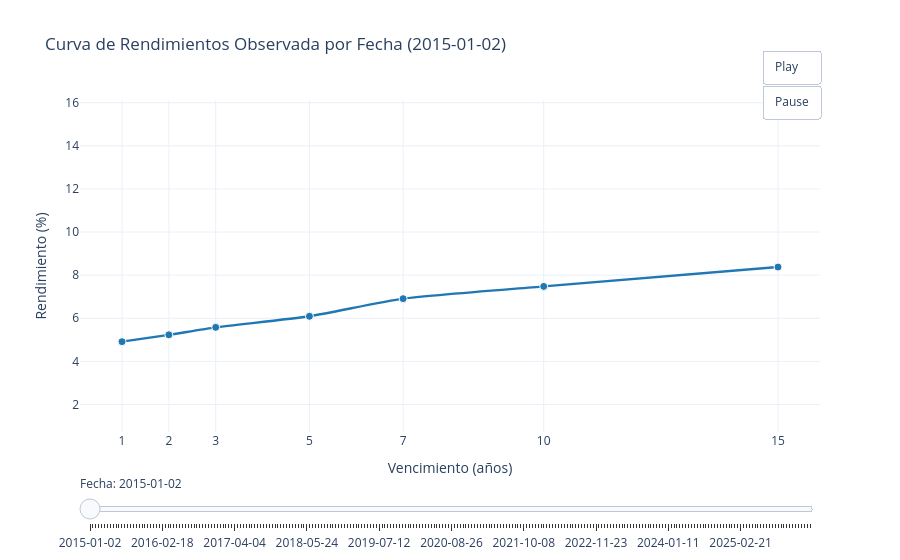

The notebook cell saved with this chart:
### Code cell
# gráfico animado de rendimientos observados por fecha (sin ajuste NS/NSS)
import pandas as pd
import numpy as np
import plotly.graph_objects as go

# vencimientos disponibles en la base actual
maturity_map = {
    1: "r_1yr",
    2: "r_2yr",
    3: "r_3yr",
    5: "r_5yr",
    7: "r_7yr",
    10: "r_10yr",
    15: "r_15yr",
}
maturities = np.array(list(maturity_map.keys()))
yield_cols = [maturity_map[m] for m in maturities]

# preparar datos
df_points = df[["fecha"] + yield_cols].copy()
df_points["fecha"] = pd.to_datetime(df_points["fecha"], errors="coerce")
df_points = df_points.dropna(subset=["fecha"]).sort_values("fecha").reset_index(drop=True)

# reducir cantidad de frames para mantener fluidez
date_step = 1
df_points = df_points.iloc[::date_step].reset_index(drop=True)

max_frames = 250
if len(df_points) > max_frames:
    idx = np.linspace(0, len(df_points) - 1, max_frames, dtype=int)
    df_points = df_points.iloc[idx].reset_index(drop=True)

if df_points.empty:
    raise ValueError("No hay filas válidas para construir el gráfico de rendimientos.")

frames = []
for _, row in df_points.iterrows():
    yvals = row[yield_cols].astype(float).values
    valid_mask = ~np.isnan(yvals)

    x_obs = maturities[valid_mask]
    y_obs = yvals[valid_mask]

    frame_name = row["fecha"].strftime("%Y-%m-%d")

    frames.append(
        go.Frame(
            name=frame_name,
            data=[
                go.Scatter(
                    x=x_obs,
                    y=y_obs,
                    mode="lines+markers",
                    name="Curva observada",
                    line=dict(width=2.4, color="#1f77b4", shape="spline", smoothing=0.55),
                    marker=dict(size=8, color="#1f77b4", line=dict(width=1, color="#ffffff")),
                )
            ],
        )
    )

# figura base con el primer frame
fig = go.Figure(data=frames[0].data, frames=frames)

slider_steps = [
    {
        "args": [[fr.name], {"frame": {"duration": 0, "redraw": True}, "mode": "immediate"}],
        "label": fr.name,
        "method": "animate",
    }
    for fr in frames
]

# rango dinámico del eje y
ymin = float(np.nanmin(df_points[yield_cols].values))
ymax = float(np.nanmax(df_points[yield_cols].values))
pad = (ymax - ymin) * 0.08 if ymax > ymin else 0.5

fig.update_layout(
    title=f"Curva de Rendimientos Observada por Fecha ({frames[0].name})",
    xaxis_title="Vencimiento (años)",
    yaxis_title="Rendimiento (%)",
    xaxis=dict(tickmode="array", tickvals=maturities),
    yaxis=dict(range=[ymin - pad, ymax + pad]),
    template="plotly_white",
    hovermode="x unified",
    sliders=[
        {
            "active": 0,
            "currentvalue": {"prefix": "Fecha: "},
            "pad": {"t": 40},
            "steps": slider_steps,
        }
    ],
    updatemenus=[
        {
            "type": "buttons",
            "showactive": False,
            "x": 1.0,
            "y": 1.15,
            "xanchor": "right",
            "yanchor": "top",
            "buttons": [
                {
                    "label": "Play",
                    "method": "animate",
                    "args": [
                        None,
                        {
                            "frame": {"duration": 140, "redraw": True},
                            "fromcurrent": True,
                            "transition": {"duration": 0},
                        },
                    ],
                },
                {
                    "label": "Pause",
                    "method": "animate",
                    "args": [[None], {"frame": {"duration": 0, "redraw": False}, "mode": "immediate"}],
                },
            ],
        }
    ],
)

fig.show()

### Figure 1 — Plotly figure (JSON) as saved in the notebook; plotly's stock layout.template omitted (floating-point values rounded to 4 significant figures)
{"data": [{"line": {"color": "#1f77b4", "shape": "spline", "smoothing": 0.55, "width": 2.4}, "marker": {"color": "#1f77b4", "line": {"color": "#ffffff", "width": 1}, "size": 8}, "mode": "lines+markers", "name": "Curva observada", "type": "scatter", "x": [1, 2, 3, 5, 7, 10, 15], "y": [4.915, 5.232, 5.579, 6.092, 6.909, 7.479, 8.375]}], "layout": {"hovermode": "x unified", "sliders": [{"active": 0, "currentvalue": {"prefix": "Fecha: "}, "pad": {"t": 40}, "steps": [{"args": [["2015-01-02"], {"frame": {"duration": 0, "redraw": true}, "mode": "immediate"}], "label": "2015-01-02", "method": "animate"}, {"args": [["2015-01-19"], {"frame": {"duration": 0, "redraw": true}, "mode": "immediate"}], "label": "2015-01-19", "method": "animate"}, {"args": [["2015-02-03"], {"frame": {"duration": 0, "redraw": true}, "mode": "immediate"}], "label": "2015-02-03", "method": "animate"}, {"args": [["2015-02-18"], {"frame": {"duration": 0, "redraw": true}, "mode": "immediate"}], "label": "2015-02-18", "method": "animate"}, {"args": [["2015-03-05"], {"frame": {"duration": 0, "redraw": true}, "mode": "immediate"}], "label": "2015-03-05", "method": "animate"}, {"args": [["2015-03-20"], {"frame": {"duration": 0, "redraw": true}, "mode": "immediate"}], "label": "2015-03-20", "method": "animate"}, {"args": [["2015-04-09"], {"frame": {"duration": 0, "redraw": true}, "mode": "immediate"}], "label": "2015-04-09", "method": "animate"}, {"args": [["2015-04-24"], {"frame": {"duration": 0, "redraw": true}, "mode": "immediate"}], "label": "2015-04-24", "method": "animate"}, {"args": [["2015-05-12"], {"frame": {"duration": 0, "redraw": true}, "mode": "immediate"}], "label": "2015-05-12", "method": "animate"}, {"args": [["2015-05-28"], {"frame": {"duration": 0, "redraw": true}, "mode": "immediate"}], "label": "2015-05-28", "method": "animate"}, {"args": [["2015-06-16"], {"frame": {"duration": 0, "redraw": true}, "mode": "immediate"}], "label": "2015-06-16", "method": "animate"}, {"args": [["2015-07-02"], {"frame": {"duration": 0, "redraw": true}, "mode": "immediate"}], "label": "2015-07-02", "method": "animate"}, {"args": [["2015-07-17"], {"frame": {"duration": 0, "redraw": true}, "mode": "immediate"}], "label": "2015-07-17", "method": "animate"}, {"args": [["2015-08-04"], {"frame": {"duration": 0, "redraw": true}, "mode": "immediate"}], "label": "2015-08-04", "method": "animate"}, {"args": [["2015-08-21"], {"frame": {"duration": 0, "redraw": true}, "mode": "immediate"}], "label": "2015-08-21", "method": "animate"}, {"args": [["2015-09-07"], {"frame": {"duration": 0, "redraw": true}, "mode": "immediate"}], "label": "2015-09-07", "method": "animate"}, {"args": [["2015-09-22"], {"frame": {"duration": 0, "redraw": true}, "mode": "immediate"}], "label": "2015-09-22", "method": "animate"}, {"args": [["2015-10-07"], {"frame": {"duration": 0, "redraw": true}, "mode": "immediate"}], "label": "2015-10-07", "method": "animate"}, {"args": [["2015-10-23"], {"frame": {"duration": 0, "redraw": true}, "mode": "immediate"}], "label": "2015-10-23", "method": "animate"}, {"args": [["2015-11-10"], {"frame": {"duration": 0, "redraw": true}, "mode": "immediate"}], "label": "2015-11-10", "method": "animate"}, {"args": [["2015-11-26"], {"frame": {"duration": 0, "redraw": true}, "mode": "immediate"}], "label": "2015-11-26", "method": "animate"}, {"args": [["2015-12-11"], {"frame": {"duration": 0, "redraw": true}, "mode": "immediate"}], "label": "2015-12-11", "method": "animate"}, {"args": [["2015-12-30"], {"frame": {"duration": 0, "redraw": true}, "mode": "immediate"}], "label": "2015-12-30", "method": "animate"}, {"args": [["2016-01-19"], {"frame": {"duration": 0, "redraw": true}, "mode": "immediate"}], "label": "2016-01-19", "method": "animate"}, {"args": [["2016-02-03"], {"frame": {"duration": 0, "redraw": true}, "mode": "immediate"}], "label": "2016-02-03", "method": "animate"}, {"args": [["2016-02-18"], {"frame": {"duration": 0, "redraw": true}, "mode": "immediate"}], "label": "2016-02-18", "method": "animate"}, {"args": [["2016-03-04"], {"frame": {"duration": 0, "redraw": true}, "mode": "immediate"}], "label": "2016-03-04", "method": "animate"}, {"args": [["2016-03-22"], {"frame": {"duration": 0, "redraw": true}, "mode": "immediate"}], "label": "2016-03-22", "method": "animate"}, {"args": [["2016-04-08"], {"frame": {"duration": 0, "redraw": true}, "mode": "immediate"}], "label": "2016-04-08", "method": "animate"}, {"args": [["2016-04-25"], {"frame": {"duration": 0, "redraw": true}, "mode": "immediate"}], "label": "2016-04-25", "method": "animate"}, {"args": [["2016-05-11"], {"frame": {"duration": 0, "redraw": true}, "mode": "immediate"}], "label": "2016-05-11", "method": "animate"}, {"args": [["2016-05-26"], {"frame": {"duration": 0, "redraw": true}, "mode": "immediate"}], "label": "2016-05-26", "method": "animate"}, {"args": [["2016-06-14"], {"frame": {"duration": 0, "redraw": true}, "mode": "immediate"}], "label": "2016-06-14", "method": "animate"}, {"args": [["2016-06-29"], {"frame": {"duration": 0, "redraw": true}, "mode": "immediate"}], "label": "2016-06-29", "method": "animate"}, {"args": [["2016-07-15"], {"frame": {"duration": 0, "redraw": true}, "mode": "immediate"}], "label": "2016-07-15", "method": "animate"}, {"args": [["2016-08-02"], {"frame": {"duration": 0, "redraw": true}, "mode": "immediate"}], "label": "2016-08-02", "method": "animate"}, {"args": [["2016-08-18"], {"frame": {"duration": 0, "redraw": true}, "mode": "immediate"}], "label": "2016-08-18", "method": "animate"}, {"args": [["2016-09-02"], {"frame": {"duration": 0, "redraw": true}, "mode": "immediate"}], "label": "2016-09-02", "method": "animate"}, {"args": [["2016-09-19"], {"frame": {"duration": 0, "redraw": true}, "mode": "immediate"}], "label": "2016-09-19", "method": "animate"}, {"args": [["2016-10-04"], {"frame": {"duration": 0, "redraw": true}, "mode": "immediate"}], "label": "2016-10-04", "method": "animate"}, {"args": [["2016-10-20"], {"frame": {"duration": 0, "redraw": true}, "mode": "immediate"}], "label": "2016-10-20", "method": "animate"}, {"args": [["2016-11-04"], {"frame": {"duration": 0, "redraw": true}, "mode": "immediate"}], "label": "2016-11-04", "method": "animate"}, {"args": [["2016-11-22"], {"frame": {"duration": 0, "redraw": true}, "mode": "immediate"}], "label": "2016-11-22", "method": "animate"}, {"args": [["2016-12-07"], {"frame": {"duration": 0, "redraw": true}, "mode": "immediate"}], "label": "2016-12-07", "method": "animate"}, {"args": [["2016-12-27"], {"frame": {"duration": 0, "redraw": true}, "mode": "immediate"}], "label": "2016-12-27", "method": "animate"}, {"args": [["2017-01-16"], {"frame": {"duration": 0, "redraw": true}, "mode": "immediate"}], "label": "2017-01-16", "method": "animate"}, {"args": [["2017-01-31"], {"frame": {"duration": 0, "redraw": true}, "mode": "immediate"}], "label": "2017-01-31", "method": "animate"}, {"args": [["2017-02-15"], {"frame": {"duration": 0, "redraw": true}, "mode": "immediate"}], "label": "2017-02-15", "method": "animate"}, {"args": [["2017-03-02"], {"frame": {"duration": 0, "redraw": true}, "mode": "immediate"}], "label": "2017-03-02", "method": "animate"}, {"args": [["2017-03-17"], {"frame": {"duration": 0, "redraw": true}, "mode": "immediate"}], "label": "2017-03-17", "method": "animate"}, {"args": [["2017-04-04"], {"frame": {"duration": 0, "redraw": true}, "mode": "immediate"}], "label": "2017-04-04", "method": "animate"}, {"args": [["2017-04-21"], {"frame": {"duration": 0, "redraw": true}, "mode": "immediate"}], "label": "2017-04-21", "method": "animate"}, {"args": [["2017-05-09"], {"frame": {"duration": 0, "redraw": true}, "mode": "immediate"}], "label": "2017-05-09", "method": "animate"}, {"args": [["2017-05-24"], {"frame": {"duration": 0, "redraw": true}, "mode": "immediate"}], "label": "2017-05-24", "method": "animate"}, {"args": [["2017-06-09"], {"frame": {"duration": 0, "redraw": true}, "mode": "immediate"}], "label": "2017-06-09", "method": "animate"}, {"args": [["2017-06-28"], {"frame": {"duration": 0, "redraw": true}, "mode": "immediate"}], "label": "2017-06-28", "method": "animate"}, {"args": [["2017-07-14"], {"frame": {"duration": 0, "redraw": true}, "mode": "immediate"}], "label": "2017-07-14", "method": "animate"}, {"args": [["2017-08-01"], {"frame": {"duration": 0, "redraw": true}, "mode": "immediate"}], "label": "2017-08-01", "method": "animate"}, {"args": [["2017-08-17"], {"frame": {"duration": 0, "redraw": true}, "mode": "immediate"}], "label": "2017-08-17", "method": "animate"}, {"args": [["2017-09-04"], {"frame": {"duration": 0, "redraw": true}, "mode": "immediate"}], "label": "2017-09-04", "method": "animate"}, {"args": [["2017-09-19"], {"frame": {"duration": 0, "redraw": true}, "mode": "immediate"}], "label": "2017-09-19", "method": "animate"}, {"args": [["2017-10-04"], {"frame": {"duration": 0, "redraw": true}, "mode": "immediate"}], "label": "2017-10-04", "method": "animate"}, {"args": [["2017-10-20"], {"frame": {"duration": 0, "redraw": true}, "mode": "immediate"}], "label": "2017-10-20", "method": "animate"}, {"args": [["2017-11-03"], {"frame": {"duration": 0, "redraw": true}, "mode": "immediate"}], "label": "2017-11-03", "method": "animate"}, {"args": [["2017-11-22"], {"frame": {"duration": 0, "redraw": true}, "mode": "immediate"}], "label": "2017-11-22", "method": "animate"}, {"args": [["2017-12-07"], {"frame": {"duration": 0, "redraw": true}, "mode": "immediate"}], "label": "2017-12-07", "method": "animate"}, {"args": [["2017-12-26"], {"frame": {"duration": 0, "redraw": true}, "mode": "immediate"}], "label": "2017-12-26", "method": "animate"}, {"args": [["2018-01-15"], {"frame": {"duration": 0, "redraw": true}, "mode": "immediate"}], "label": "2018-01-15", "method": "animate"}, {"args": [["2018-01-30"], {"frame": {"duration": 0, "redraw": true}, "mode": "immediate"}], "label": "2018-01-30", "method": "animate"}, {"args": [["2018-02-14"], {"frame": {"duration": 0, "redraw": true}, "mode": "immediate"}], "label": "2018-02-14", "method": "animate"}, {"args": [["2018-03-01"], {"frame": {"duration": 0, "redraw": true}, "mode": "immediate"}], "label": "2018-03-01", "method": "animate"}, {"args": [["2018-03-16"], {"frame": {"duration": 0, "redraw": true}, "mode": "immediate"}], "label": "2018-03-16", "method": "animate"}, {"args": [["2018-04-05"], {"frame": {"duration": 0, "redraw": true}, "mode": "immediate"}], "label": "2018-04-05", "method": "animate"}, {"args": [["2018-04-20"], {"frame": {"duration": 0, "redraw": true}, "mode": "immediate"}], "label": "2018-04-20", "method": "animate"}, {"args": [["2018-05-08"], {"frame": {"duration": 0, "redraw": true}, "mode": "immediate"}], "label": "2018-05-08", "method": "animate"}, {"args": [["2018-05-24"], {"frame": {"duration": 0, "redraw": true}, "mode": "immediate"}], "label": "2018-05-24", "method": "animate"}, {"args": [["2018-06-12"], {"frame": {"duration": 0, "redraw": true}, "mode": "immediate"}], "label": "2018-06-12", "method": "animate"}, {"args": [["2018-06-27"], {"frame": {"duration": 0, "redraw": true}, "mode": "immediate"}], "label": "2018-06-27", "method": "animate"}, {"args": [["2018-07-13"], {"frame": {"duration": 0, "redraw": true}, "mode": "immediate"}], "label": "2018-07-13", "method": "animate"}, {"args": [["2018-07-31"], {"frame": {"duration": 0, "redraw": true}, "mode": "immediate"}], "label": "2018-07-31", "method": "animate"}, {"args": [["2018-08-16"], {"frame": {"duration": 0, "redraw": true}, "mode": "immediate"}], "label": "2018-08-16", "method": "animate"}, {"args": [["2018-09-03"], {"frame": {"duration": 0, "redraw": true}, "mode": "immediate"}], "label": "2018-09-03", "method": "animate"}, {"args": [["2018-09-18"], {"frame": {"duration": 0, "redraw": true}, "mode": "immediate"}], "label": "2018-09-18", "method": "animate"}, {"args": [["2018-10-03"], {"frame": {"duration": 0, "redraw": true}, "mode": "immediate"}], "label": "2018-10-03", "method": "animate"}, {"args": [["2018-10-18"], {"frame": {"duration": 0, "redraw": true}, "mode": "immediate"}], "label": "2018-10-18", "method": "animate"}, {"args": [["2018-11-02"], {"frame": {"duration": 0, "redraw": true}, "mode": "immediate"}], "label": "2018-11-02", "method": "animate"}, {"args": [["2018-11-21"], {"frame": {"duration": 0, "redraw": true}, "mode": "immediate"}], "label": "2018-11-21", "method": "animate"}, {"args": [["2018-12-06"], {"frame": {"duration": 0, "redraw": true}, "mode": "immediate"}], "label": "2018-12-06", "method": "animate"}, {"args": [["2018-12-21"], {"frame": {"duration": 0, "redraw": true}, "mode": "immediate"}], "label": "2018-12-21", "method": "animate"}, {"args": [["2019-01-15"], {"frame": {"duration": 0, "redraw": true}, "mode": "immediate"}], "label": "2019-01-15", "method": "animate"}, {"args": [["2019-01-30"], {"frame": {"duration": 0, "redraw": true}, "mode": "immediate"}], "label": "2019-01-30", "method": "animate"}, {"args": [["2019-02-14"], {"frame": {"duration": 0, "redraw": true}, "mode": "immediate"}], "label": "2019-02-14", "method": "animate"}, {"args": [["2019-03-01"], {"frame": {"duration": 0, "redraw": true}, "mode": "immediate"}], "label": "2019-03-01", "method": "animate"}, {"args": [["2019-03-18"], {"frame": {"duration": 0, "redraw": true}, "mode": "immediate"}], "label": "2019-03-18", "method": "animate"}, {"args": [["2019-04-03"], {"frame": {"duration": 0, "redraw": true}, "mode": "immediate"}], "label": "2019-04-03", "method": "animate"}, {"args": [["2019-04-22"], {"frame": {"duration": 0, "redraw": true}, "mode": "immediate"}], "label": "2019-04-22", "method": "animate"}, {"args": [["2019-05-08"], {"frame": {"duration": 0, "redraw": true}, "mode": "immediate"}], "label": "2019-05-08", "method": "animate"}, {"args": [["2019-05-23"], {"frame": {"duration": 0, "redraw": true}, "mode": "immediate"}], "label": "2019-05-23", "method": "animate"}, {"args": [["2019-06-10"], {"frame": {"duration": 0, "redraw": true}, "mode": "immediate"}], "label": "2019-06-10", "method": "animate"}, {"args": [["2019-06-26"], {"frame": {"duration": 0, "redraw": true}, "mode": "immediate"}], "label": "2019-06-26", "method": "animate"}, {"args": [["2019-07-12"], {"frame": {"duration": 0, "redraw": true}, "mode": "immediate"}], "label": "2019-07-12", "method": "animate"}, {"args": [["2019-07-29"], {"frame": {"duration": 0, "redraw": true}, "mode": "immediate"}], "label": "2019-07-29", "method": "animate"}, {"args": [["2019-08-14"], {"frame": {"duration": 0, "redraw": true}, "mode": "immediate"}], "label": "2019-08-14", "method": "animate"}, {"args": [["2019-08-30"], {"frame": {"duration": 0, "redraw": true}, "mode": "immediate"}], "label": "2019-08-30", "method": "animate"}, {"args": [["2019-09-13"], {"frame": {"duration": 0, "redraw": true}, "mode": "immediate"}], "label": "2019-09-13", "method": "animate"}, {"args": [["2019-09-30"], {"frame": {"duration": 0, "redraw": true}, "mode": "immediate"}], "label": "2019-09-30", "method": "animate"}, {"args": [["2019-10-16"], {"frame": {"duration": 0, "redraw": true}, "mode": "immediate"}], "label": "2019-10-16", "method": "animate"}, {"args": [["2019-10-31"], {"frame": {"duration": 0, "redraw": true}, "mode": "immediate"}], "label": "2019-10-31", "method": "animate"}, {"args": [["2019-11-19"], {"frame": {"duration": 0, "redraw": true}, "mode": "immediate"}], "label": "2019-11-19", "method": "animate"}, {"args": [["2019-12-04"], {"frame": {"duration": 0, "redraw": true}, "mode": "immediate"}], "label": "2019-12-04", "method": "animate"}, {"args": [["2019-12-19"], {"frame": {"duration": 0, "redraw": true}, "mode": "immediate"}], "label": "2019-12-19", "method": "animate"}, {"args": [["2020-01-09"], {"frame": {"duration": 0, "redraw": true}, "mode": "immediate"}], "label": "2020-01-09", "method": "animate"}, {"args": [["2020-01-24"], {"frame": {"duration": 0, "redraw": true}, "mode": "immediate"}], "label": "2020-01-24", "method": "animate"}, {"args": [["2020-02-10"], {"frame": {"duration": 0, "redraw": true}, "mode": "immediate"}], "label": "2020-02-10", "method": "animate"}, {"args": [["2020-02-25"], {"frame": {"duration": 0, "redraw": true}, "mode": "immediate"}], "label": "2020-02-25", "method": "animate"}, {"args": [["2020-03-11"], {"frame": {"duration": 0, "redraw": true}, "mode": "immediate"}], "label": "2020-03-11", "method": "animate"}, {"args": [["2020-03-27"], {"frame": {"duration": 0, "redraw": true}, "mode": "immediate"}], "label": "2020-03-27", "method": "animate"}, {"args": [["2020-04-15"], {"frame": {"duration": 0, "redraw": true}, "mode": "immediate"}], "label": "2020-04-15", "method": "animate"}, {"args": [["2020-04-30"], {"frame": {"duration": 0, "redraw": true}, "mode": "immediate"}], "label": "2020-04-30", "method": "animate"}, {"args": [["2020-05-18"], {"frame": {"duration": 0, "redraw": true}, "mode": "immediate"}], "label": "2020-05-18", "method": "animate"}, {"args": [["2020-06-03"], {"frame": {"duration": 0, "redraw": true}, "mode": "immediate"}], "label": "2020-06-03", "method": "animate"}, {"args": [["2020-06-19"], {"frame": {"duration": 0, "redraw": true}, "mode": "immediate"}], "label": "2020-06-19", "method": "animate"}, {"args": [["2020-07-08"], {"frame": {"duration": 0, "redraw": true}, "mode": "immediate"}], "label": "2020-07-08", "method": "animate"}, {"args": [["2020-07-24"], {"frame": {"duration": 0, "redraw": true}, "mode": "immediate"}], "label": "2020-07-24", "method": "animate"}, {"args": [["2020-08-11"], {"frame": {"duration": 0, "redraw": true}, "mode": "immediate"}], "label": "2020-08-11", "method": "animate"}, {"args": [["2020-08-26"], {"frame": {"duration": 0, "redraw": true}, "mode": "immediate"}], "label": "2020-08-26", "method": "animate"}, {"args": [["2020-09-10"], {"frame": {"duration": 0, "redraw": true}, "mode": "immediate"}], "label": "2020-09-10", "method": "animate"}, {"args": [["2020-09-25"], {"frame": {"duration": 0, "redraw": true}, "mode": "immediate"}], "label": "2020-09-25", "method": "animate"}, {"args": [["2020-10-13"], {"frame": {"duration": 0, "redraw": true}, "mode": "immediate"}], "label": "2020-10-13", "method": "animate"}, {"args": [["2020-10-28"], {"frame": {"duration": 0, "redraw": true}, "mode": "immediate"}], "label": "2020-10-28", "method": "animate"}, {"args": [["2020-11-13"], {"frame": {"duration": 0, "redraw": true}, "mode": "immediate"}], "label": "2020-11-13", "method": "animate"}, {"args": [["2020-12-01"], {"frame": {"duration": 0, "redraw": true}, "mode": "immediate"}], "label": "2020-12-01", "method": "animate"}, {"args": [["2020-12-17"], {"frame": {"duration": 0, "redraw": true}, "mode": "immediate"}], "label": "2020-12-17", "method": "animate"}, {"args": [["2021-01-07"], {"frame": {"duration": 0, "redraw": true}, "mode": "immediate"}], "label": "2021-01-07", "method": "animate"}, {"args": [["2021-01-25"], {"frame": {"duration": 0, "redraw": true}, "mode": "immediate"}], "label": "2021-01-25", "method": "animate"}, {"args": [["2021-02-09"], {"frame": {"duration": 0, "redraw": true}, "mode": "immediate"}], "label": "2021-02-09", "method": "animate"}, {"args": [["2021-02-24"], {"frame": {"duration": 0, "redraw": true}, "mode": "immediate"}], "label": "2021-02-24", "method": "animate"}, {"args": [["2021-03-11"], {"frame": {"duration": 0, "redraw": true}, "mode": "immediate"}], "label": "2021-03-11", "method": "animate"}, {"args": [["2021-03-29"], {"frame": {"duration": 0, "redraw": true}, "mode": "immediate"}], "label": "2021-03-29", "method": "animate"}, {"args": [["2021-04-15"], {"frame": {"duration": 0, "redraw": true}, "mode": "immediate"}], "label": "2021-04-15", "method": "animate"}, {"args": [["2021-04-30"], {"frame": {"duration": 0, "redraw": true}, "mode": "immediate"}], "label": "2021-04-30", "method": "animate"}, {"args": [["2021-05-18"], {"frame": {"duration": 0, "redraw": true}, "mode": "immediate"}], "label": "2021-05-18", "method": "animate"}, {"args": [["2021-06-02"], {"frame": {"duration": 0, "redraw": true}, "mode": "immediate"}], "label": "2021-06-02", "method": "animate"}, {"args": [["2021-06-21"], {"frame": {"duration": 0, "redraw": true}, "mode": "immediate"}], "label": "2021-06-21", "method": "animate"}, {"args": [["2021-07-07"], {"frame": {"duration": 0, "redraw": true}, "mode": "immediate"}], "label": "2021-07-07", "method": "animate"}, {"args": [["2021-07-23"], {"frame": {"duration": 0, "redraw": true}, "mode": "immediate"}], "label": "2021-07-23", "method": "animate"}, {"args": [["2021-08-06"], {"frame": {"duration": 0, "redraw": true}, "mode": "immediate"}], "label": "2021-08-06", "method": "animate"}, {"args": [["2021-08-24"], {"frame": {"duration": 0, "redraw": true}, "mode": "immediate"}], "label": "2021-08-24", "method": "animate"}, {"args": [["2021-09-08"], {"frame": {"duration": 0, "redraw": true}, "mode": "immediate"}], "label": "2021-09-08", "method": "animate"}, {"args": [["2021-09-23"], {"frame": {"duration": 0, "redraw": true}, "mode": "immediate"}], "label": "2021-09-23", "method": "animate"}, {"args": [["2021-10-08"], {"frame": {"duration": 0, "redraw": true}, "mode": "immediate"}], "label": "2021-10-08", "method": "animate"}, {"args": [["2021-10-26"], {"frame": {"duration": 0, "redraw": true}, "mode": "immediate"}], "label": "2021-10-26", "method": "animate"}, {"args": [["2021-11-11"], {"frame": {"duration": 0, "redraw": true}, "mode": "immediate"}], "label": "2021-11-11", "method": "animate"}, {"args": [["2021-11-29"], {"frame": {"duration": 0, "redraw": true}, "mode": "immediate"}], "label": "2021-11-29", "method": "animate"}, {"args": [["2021-12-15"], {"frame": {"duration": 0, "redraw": true}, "mode": "immediate"}], "label": "2021-12-15", "method": "animate"}, {"args": [["2022-01-03"], {"frame": {"duration": 0, "redraw": true}, "mode": "immediate"}], "label": "2022-01-03", "method": "animate"}, {"args": [["2022-01-19"], {"frame": {"duration": 0, "redraw": true}, "mode": "immediate"}], "label": "2022-01-19", "method": "animate"}, {"args": [["2022-02-03"], {"frame": {"duration": 0, "redraw": true}, "mode": "immediate"}], "label": "2022-02-03", "method": "animate"}, {"args": [["2022-02-18"], {"frame": {"duration": 0, "redraw": true}, "mode": "immediate"}], "label": "2022-02-18", "method": "animate"}, {"args": [["2022-03-07"], {"frame": {"duration": 0, "redraw": true}, "mode": "immediate"}], "label": "2022-03-07", "method": "animate"}, {"args": [["2022-03-23"], {"frame": {"duration": 0, "redraw": true}, "mode": "immediate"}], "label": "2022-03-23", "method": "animate"}, {"args": [["2022-04-07"], {"frame": {"duration": 0, "redraw": true}, "mode": "immediate"}], "label": "2022-04-07", "method": "animate"}, {"args": [["2022-04-26"], {"frame": {"duration": 0, "redraw": true}, "mode": "immediate"}], "label": "2022-04-26", "method": "animate"}, {"args": [["2022-05-11"], {"frame": {"duration": 0, "redraw": true}, "mode": "immediate"}], "label": "2022-05-11", "method": "animate"}, {"args": [["2022-05-26"], {"frame": {"duration": 0, "redraw": true}, "mode": "immediate"}], "label": "2022-05-26", "method": "animate"}, {"args": [["2022-06-13"], {"frame": {"duration": 0, "redraw": true}, "mode": "immediate"}], "label": "2022-06-13", "method": "animate"}, {"args": [["2022-06-30"], {"frame": {"duration": 0, "redraw": true}, "mode": "immediate"}], "label": "2022-06-30", "method": "animate"}, {"args": [["2022-07-15"], {"frame": {"duration": 0, "redraw": true}, "mode": "immediate"}], "label": "2022-07-15", "method": "animate"}, {"args": [["2022-08-02"], {"frame": {"duration": 0, "redraw": true}, "mode": "immediate"}], "label": "2022-08-02", "method": "animate"}, {"args": [["2022-08-18"], {"frame": {"duration": 0, "redraw": true}, "mode": "immediate"}], "label": "2022-08-18", "method": "animate"}, {"args": [["2022-09-02"], {"frame": {"duration": 0, "redraw": true}, "mode": "immediate"}], "label": "2022-09-02", "method": "animate"}, {"args": [["2022-09-19"], {"frame": {"duration": 0, "redraw": true}, "mode": "immediate"}], "label": "2022-09-19", "method": "animate"}, {"args": [["2022-10-04"], {"frame": {"duration": 0, "redraw": true}, "mode": "immediate"}], "label": "2022-10-04", "method": "animate"}, {"args": [["2022-10-20"], {"frame": {"duration": 0, "redraw": true}, "mode": "immediate"}], "label": "2022-10-20", "method": "animate"}, {"args": [["2022-11-04"], {"frame": {"duration": 0, "redraw": true}, "mode": "immediate"}], "label": "2022-11-04", "method": "animate"}, {"args": [["2022-11-23"], {"frame": {"duration": 0, "redraw": true}, "mode": "immediate"}], "label": "2022-11-23", "method": "animate"}, {"args": [["2022-12-09"], {"frame": {"duration": 0, "redraw": true}, "mode": "immediate"}], "label": "2022-12-09", "method": "animate"}, {"args": [["2022-12-26"], {"frame": {"duration": 0, "redraw": true}, "mode": "immediate"}], "label": "2022-12-26", "method": "animate"}, {"args": [["2023-01-12"], {"frame": {"duration": 0, "redraw": true}, "mode": "immediate"}], "label": "2023-01-12", "method": "animate"}, {"args": [["2023-01-27"], {"frame": {"duration": 0, "redraw": true}, "mode": "immediate"}], "label": "2023-01-27", "method": "animate"}, {"args": [["2023-02-13"], {"frame": {"duration": 0, "redraw": true}, "mode": "immediate"}], "label": "2023-02-13", "method": "animate"}, {"args": [["2023-02-28"], {"frame": {"duration": 0, "redraw": true}, "mode": "immediate"}], "label": "2023-02-28", "method": "animate"}, {"args": [["2023-03-15"], {"frame": {"duration": 0, "redraw": true}, "mode": "immediate"}], "label": "2023-03-15", "method": "animate"}, {"args": [["2023-03-31"], {"frame": {"duration": 0, "redraw": true}, "mode": "immediate"}], "label": "2023-03-31", "method": "animate"}, {"args": [["2023-04-19"], {"frame": {"duration": 0, "redraw": true}, "mode": "immediate"}], "label": "2023-04-19", "method": "animate"}, {"args": [["2023-05-05"], {"frame": {"duration": 0, "redraw": true}, "mode": "immediate"}], "label": "2023-05-05", "method": "animate"}, {"args": [["2023-05-23"], {"frame": {"duration": 0, "redraw": true}, "mode": "immediate"}], "label": "2023-05-23", "method": "animate"}, {"args": [["2023-06-06"], {"frame": {"duration": 0, "redraw": true}, "mode": "immediate"}], "label": "2023-06-06", "method": "animate"}, {"args": [["2023-06-23"], {"frame": {"duration": 0, "redraw": true}, "mode": "immediate"}], "label": "2023-06-23", "method": "animate"}, {"args": [["2023-07-11"], {"frame": {"duration": 0, "redraw": true}, "mode": "immediate"}], "label": "2023-07-11", "method": "animate"}, {"args": [["2023-07-27"], {"frame": {"duration": 0, "redraw": true}, "mode": "immediate"}], "label": "2023-07-27", "method": "animate"}, {"args": [["2023-08-14"], {"frame": {"duration": 0, "redraw": true}, "mode": "immediate"}], "label": "2023-08-14", "method": "animate"}, {"args": [["2023-08-30"], {"frame": {"duration": 0, "redraw": true}, "mode": "immediate"}], "label": "2023-08-30", "method": "animate"}, {"args": [["2023-09-14"], {"frame": {"duration": 0, "redraw": true}, "mode": "immediate"}], "label": "2023-09-14", "method": "animate"}, {"args": [["2023-09-29"], {"frame": {"duration": 0, "redraw": true}, "mode": "immediate"}], "label": "2023-09-29", "method": "animate"}, {"args": [["2023-10-17"], {"frame": {"duration": 0, "redraw": true}, "mode": "immediate"}], "label": "2023-10-17", "method": "animate"}, {"args": [["2023-11-01"], {"frame": {"duration": 0, "redraw": true}, "mode": "immediate"}], "label": "2023-11-01", "method": "animate"}, {"args": [["2023-11-20"], {"frame": {"duration": 0, "redraw": true}, "mode": "immediate"}], "label": "2023-11-20", "method": "animate"}, {"args": [["2023-12-05"], {"frame": {"duration": 0, "redraw": true}, "mode": "immediate"}], "label": "2023-12-05", "method": "animate"}, {"args": [["2023-12-21"], {"frame": {"duration": 0, "redraw": true}, "mode": "immediate"}], "label": "2023-12-21", "method": "animate"}, {"args": [["2024-01-11"], {"frame": {"duration": 0, "redraw": true}, "mode": "immediate"}], "label": "2024-01-11", "method": "animate"}, {"args": [["2024-01-26"], {"frame": {"duration": 0, "redraw": true}, "mode": "immediate"}], "label": "2024-01-26", "method": "animate"}, {"args": [["2024-02-12"], {"frame": {"duration": 0, "redraw": true}, "mode": "immediate"}], "label": "2024-02-12", "method": "animate"}, {"args": [["2024-02-27"], {"frame": {"duration": 0, "redraw": true}, "mode": "immediate"}], "label": "2024-02-27", "method": "animate"}, {"args": [["2024-03-13"], {"frame": {"duration": 0, "redraw": true}, "mode": "immediate"}], "label": "2024-03-13", "method": "animate"}, {"args": [["2024-04-02"], {"frame": {"duration": 0, "redraw": true}, "mode": "immediate"}], "label": "2024-04-02", "method": "animate"}, {"args": [["2024-04-17"], {"frame": {"duration": 0, "redraw": true}, "mode": "immediate"}], "label": "2024-04-17", "method": "animate"}, {"args": [["2024-05-03"], {"frame": {"duration": 0, "redraw": true}, "mode": "immediate"}], "label": "2024-05-03", "method": "animate"}, {"args": [["2024-05-20"], {"frame": {"duration": 0, "redraw": true}, "mode": "immediate"}], "label": "2024-05-20", "method": "animate"}, {"args": [["2024-06-05"], {"frame": {"duration": 0, "redraw": true}, "mode": "immediate"}], "label": "2024-06-05", "method": "animate"}, {"args": [["2024-06-21"], {"frame": {"duration": 0, "redraw": true}, "mode": "immediate"}], "label": "2024-06-21", "method": "animate"}, {"args": [["2024-07-09"], {"frame": {"duration": 0, "redraw": true}, "mode": "immediate"}], "label": "2024-07-09", "method": "animate"}, {"args": [["2024-07-24"], {"frame": {"duration": 0, "redraw": true}, "mode": "immediate"}], "label": "2024-07-24", "method": "animate"}, {"args": [["2024-08-09"], {"frame": {"duration": 0, "redraw": true}, "mode": "immediate"}], "label": "2024-08-09", "method": "animate"}, {"args": [["2024-08-27"], {"frame": {"duration": 0, "redraw": true}, "mode": "immediate"}], "label": "2024-08-27", "method": "animate"}, {"args": [["2024-09-11"], {"frame": {"duration": 0, "redraw": true}, "mode": "immediate"}], "label": "2024-09-11", "method": "animate"}, {"args": [["2024-09-26"], {"frame": {"duration": 0, "redraw": true}, "mode": "immediate"}], "label": "2024-09-26", "method": "animate"}, {"args": [["2024-10-11"], {"frame": {"duration": 0, "redraw": true}, "mode": "immediate"}], "label": "2024-10-11", "method": "animate"}, {"args": [["2024-10-29"], {"frame": {"duration": 0, "redraw": true}, "mode": "immediate"}], "label": "2024-10-29", "method": "animate"}, {"args": [["2024-11-15"], {"frame": {"duration": 0, "redraw": true}, "mode": "immediate"}], "label": "2024-11-15", "method": "animate"}, {"args": [["2024-12-02"], {"frame": {"duration": 0, "redraw": true}, "mode": "immediate"}], "label": "2024-12-02", "method": "animate"}, {"args": [["2024-12-17"], {"frame": {"duration": 0, "redraw": true}, "mode": "immediate"}], "label": "2024-12-17", "method": "animate"}, {"args": [["2025-01-07"], {"frame": {"duration": 0, "redraw": true}, "mode": "immediate"}], "label": "2025-01-07", "method": "animate"}, {"args": [["2025-01-22"], {"frame": {"duration": 0, "redraw": true}, "mode": "immediate"}], "label": "2025-01-22", "method": "animate"}, {"args": [["2025-02-06"], {"frame": {"duration": 0, "redraw": true}, "mode": "immediate"}], "label": "2025-02-06", "method": "animate"}, {"args": [["2025-02-21"], {"frame": {"duration": 0, "redraw": true}, "mode": "immediate"}], "label": "2025-02-21", "method": "animate"}, {"args": [["2025-03-10"], {"frame": {"duration": 0, "redraw": true}, "mode": "immediate"}], "label": "2025-03-10", "method": "animate"}, {"args": [["2025-03-26"], {"frame": {"duration": 0, "redraw": true}, "mode": "immediate"}], "label": "2025-03-26", "method": "animate"}, {"args": [["2025-04-10"], {"frame": {"duration": 0, "redraw": true}, "mode": "immediate"}], "label": "2025-04-10", "method": "animate"}, {"args": [["2025-04-28"], {"frame": {"duration": 0, "redraw": true}, "mode": "immediate"}], "label": "2025-04-28", "method": "animate"}, {"args": [["2025-05-14"], {"frame": {"duration": 0, "redraw": true}, "mode": "immediate"}], "label": "2025-05-14", "method": "animate"}, {"args": [["2025-05-29"], {"frame": {"duration": 0, "redraw": true}, "mode": "immediate"}], "label": "2025-05-29", "method": "animate"}, {"args": [["2025-06-16"], {"frame": {"duration": 0, "redraw": true}, "mode": "immediate"}], "label": "2025-06-16", "method": "animate"}, {"args": [["2025-07-03"], {"frame": {"duration": 0, "redraw": true}, "mode": "immediate"}], "label": "2025-07-03", "method": "animate"}, {"args": [["2025-07-18"], {"frame": {"duration": 0, "redraw": true}, "mode": "immediate"}], "label": "2025-07-18", "method": "animate"}, {"args": [["2025-08-04"], {"frame": {"duration": 0, "redraw": true}, "mode": "immediate"}], "label": "2025-08-04", "method": "animate"}, {"args": [["2025-08-21"], {"frame": {"duration": 0, "redraw": true}, "mode": "immediate"}], "label": "2025-08-21", "method": "animate"}, {"args": [["2025-09-05"], {"frame": {"duration": 0, "redraw": true}, "mode": "immediate"}], "label": "2025-09-05", "method": "animate"}, {"args": [["2025-09-22"], {"frame": {"duration": 0, "redraw": true}, "mode": "immediate"}], "label": "2025-09-22", "method": "animate"}, {"args": [["2025-10-07"], {"frame": {"duration": 0, "redraw": true}, "mode": "immediate"}], "label": "2025-10-07", "method": "animate"}, {"args": [["2025-10-23"], {"frame": {"duration": 0, "redraw": true}, "mode": "immediate"}], "label": "2025-10-23", "method": "animate"}, {"args": [["2025-11-10"], {"frame": {"duration": 0, "redraw": true}, "mode": "immediate"}], "label": "2025-11-10", "method": "animate"}, {"args": [["2025-11-26"], {"frame": {"duration": 0, "redraw": true}, "mode": "immediate"}], "label": "2025-11-26", "method": "animate"}, {"args": [["2025-12-12"], {"frame": {"duration": 0, "redraw": true}, "mode": "immediate"}], "label": "2025-12-12", "method": "animate"}, {"args": [["2025-12-30"], {"frame": {"duration": 0, "redraw": true}, "mode": "immediate"}], "label": "2025-12-30", "method": "animate"}, {"args": [["2026-01-19"], {"frame": {"duration": 0, "redraw": true}, "mode": "immediate"}], "label": "2026-01-19", "method": "animate"}, {"args": [["2026-02-03"], {"frame": {"duration": 0, "redraw": true}, "mode": "immediate"}], "label": "2026-02-03", "method": "animate"}, {"args": [["2026-02-18"], {"frame": {"duration": 0, "redraw": true}, "mode": "immediate"}], "label": "2026-02-18", "method": "animate"}, {"args": [["2026-03-05"], {"frame": {"duration": 0, "redraw": true}, "mode": "immediate"}], "label": "2026-03-05", "method": "animate"}, {"args": [["2026-03-20"], {"frame": {"duration": 0, "redraw": true}, "mode": "immediate"}], "label": "2026-03-20", "method": "animate"}]}], "title": {"text": "Curva de Rendimientos Observada por Fecha (2015-01-02)"}, "updatemenus": [{"buttons": [{"args": [null, {"frame": {"duration": 140, "redraw": true}, "fromcurrent": true, "transition": {"duration": 0}}], "label": "Play", "method": "animate"}, {"args": [[null], {"frame": {"duration": 0, "redraw": false}, "mode": "immediate"}], "label": "Pause", "method": "animate"}], "showactive": false, "type": "buttons", "x": 1, "xanchor": "right", "y": 1.15, "yanchor": "top"}], "xaxis": {"tickmode": "array", "tickvals": [1, 2, 3, 5, 7, 10, 15], "title": {"text": "Vencimiento (años)"}}, "yaxis": {"range": [0.7246, 16.12], "title": {"text": "Rendimiento (%)"}}}}
